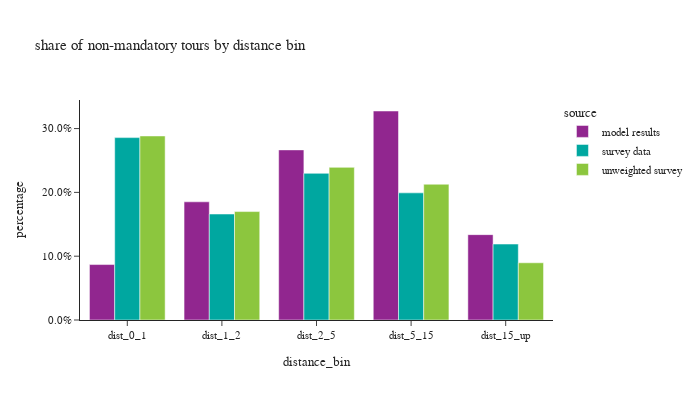

This figure's notebook cell:
### Code cell
# plot1
df_plot = non_m_tour_data.loc[non_m_tour_data['distance_bin'] != float('nan')].groupby(['source','distance_bin'])['tour_weight'].sum().reset_index()
df_plot['percentage'] = df_plot.groupby(['source'], group_keys=False)['tour_weight']. \
    apply(lambda x: x / float(x.sum()))
# df_plot
fig1 = px.bar(df_plot, x='distance_bin', y="percentage", color="source", barmode="group",
              title="share of non-mandatory tours by distance bin")
fig1.for_each_annotation(lambda a: a.update(text = a.text.split("=")[-1]))
fig1.update_layout(height=400, width=700, font=dict(size=11), yaxis=dict(tickformat=".1%"))
fig1.show()

### Figure 1 — Plotly figure (JSON) as saved in the notebook; plotly's stock layout.template omitted (floating-point values rounded to 4 significant figures)
{"data": [{"alignmentgroup": "True", "hovertemplate": "source=model results<br>distance_bin=%{x}<br>percentage=%{y}<extra></extra>", "legendgroup": "model results", "marker": {"color": "#91268F", "pattern": {"shape": ""}}, "name": "model results", "offsetgroup": "model results", "orientation": "v", "showlegend": true, "textposition": "auto", "type": "bar", "x": ["dist_0_1", "dist_1_2", "dist_2_5", "dist_5_15", "dist_15_up"], "xaxis": "x", "y": [0.08689, 0.1852, 0.2666, 0.3275, 0.1338], "yaxis": "y"}, {"alignmentgroup": "True", "hovertemplate": "source=survey data<br>distance_bin=%{x}<br>percentage=%{y}<extra></extra>", "legendgroup": "survey data", "marker": {"color": "#00A7A0", "pattern": {"shape": ""}}, "name": "survey data", "offsetgroup": "survey data", "orientation": "v", "showlegend": true, "textposition": "auto", "type": "bar", "x": ["dist_0_1", "dist_1_2", "dist_2_5", "dist_5_15", "dist_15_up"], "xaxis": "x", "y": [0.2858, 0.1661, 0.2299, 0.1992, 0.119], "yaxis": "y"}, {"alignmentgroup": "True", "hovertemplate": "source=unweighted survey<br>distance_bin=%{x}<br>percentage=%{y}<extra></extra>", "legendgroup": "unweighted survey", "marker": {"color": "#8CC63E", "pattern": {"shape": ""}}, "name": "unweighted survey", "offsetgroup": "unweighted survey", "orientation": "v", "showlegend": true, "textposition": "auto", "type": "bar", "x": ["dist_0_1", "dist_1_2", "dist_2_5", "dist_5_15", "dist_15_up"], "xaxis": "x", "y": [0.2884, 0.1699, 0.2392, 0.2128, 0.08966], "yaxis": "y"}], "layout": {"barmode": "group", "font": {"size": 11}, "height": 400, "legend": {"title": {"text": "source"}, "tracegroupgap": 0}, "title": {"text": "share of non-mandatory tours by distance bin"}, "width": 700, "xaxis": {"anchor": "y", "domain": [0.0, 1.0], "title": {"text": "distance_bin"}}, "yaxis": {"anchor": "x", "domain": [0.0, 1.0], "tickformat": ".1%", "title": {"text": "percentage"}}}}
